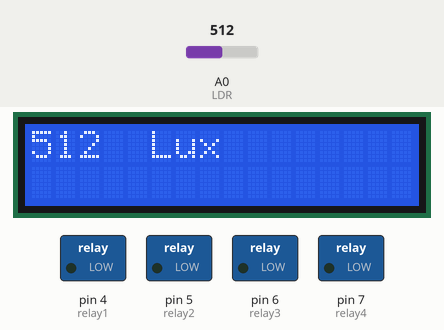
A sketch run on a simulated Arduino Uno, built with avr-gcc and run on an emulated ATmega328P. Shown: 16×2 character LCD, switched loads named in the sketch (green lamp = pin HIGH). The test bench sets the inputs (shaded band); at power-on: A0 (LDR) = 512. What the sketch prints to the serial monitor is not drawn.

Above: at 6.2 s.
6.3 s: A0 (LDR) set to 425
At 7.0 s:
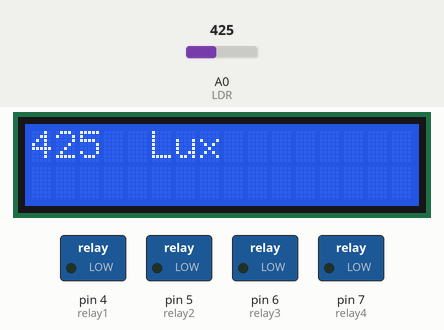
9.3 s: A0 (LDR) set to 404
At 10.6 s:
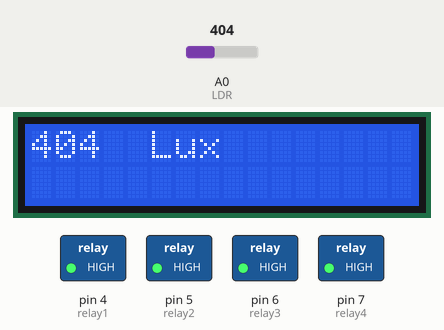
12.2 s: A0 (LDR) set to 306
At 13.1 s:
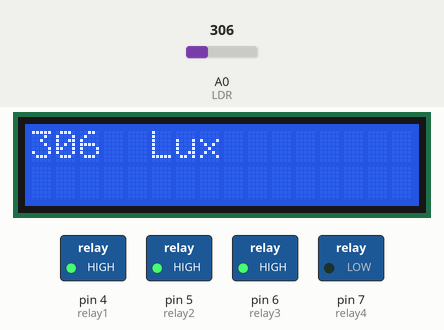
14.7 s: A0 (LDR) set to 290
At 15.7 s:
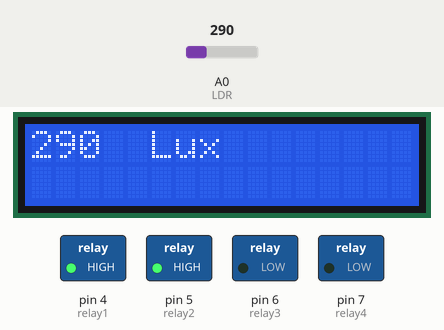
17.3 s: A0 (LDR) set to 190
At 18.2 s:
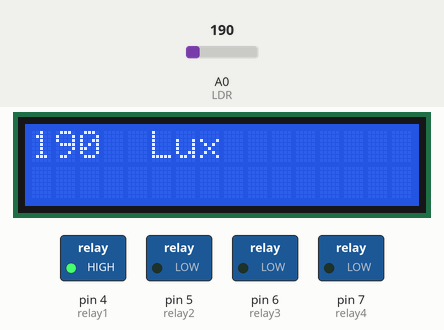
Timing chart, 0 to 20.3 s (numbered marks = the images above; inputs shaded):
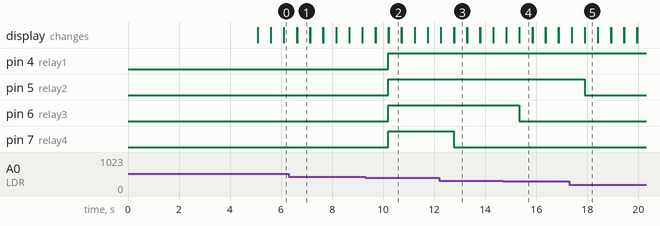

Measured:
- the behaviour switches between 411 and 410 on A0 (LDR) (found by bisection; images 1 and 2)
- after the input at 6.3 s, the display: first differs from a run without the input after 0.33 s (image 1)
- after the input at 9.3 s, pin 4 (relay1), pin 5 (relay2), pin 6 (relay3), pin 7 (relay4): LOW → HIGH after 0.90 s; the display: first differs from a run without the input after 0.40 s (image 2)
- after the input at 12.2 s, pin 7 (relay4): HIGH → LOW after 0.57 s; the display: first differs from a run without the input after 0.06 s (image 3)
- after the input at 14.7 s, pin 6 (relay3): HIGH → LOW after 0.63 s; the display: first differs from a run without the input after 0.13 s (image 4)
- after the input at 17.3 s, pin 5 (relay2): HIGH → LOW after 0.59 s; the display: first differs from a run without the input after 0.09 s (image 5)
- what the display in image 1 shows lasts 0.5 s, from 6.6 s to 7.1 s

The sketch:

julianto.ino
```cpp
#include <LiquidCrystal_I2C.h>
LiquidCrystal_I2C lcd(0x27, 16, 2);
const int LDR = A0;
int input_val = 0;
const int relay1 = 4;
const int relay2 = 5;
const int relay3 = 6;
const int relay4 = 7;
void setup() {
 lcd.begin();
   lcd.setCursor(0,0);
  lcd.print("Loading ... ");
  delay(5000);
lcd.clear();
pinMode(relay1,OUTPUT);
pinMode(relay2,OUTPUT);
pinMode(relay3,OUTPUT);
pinMode(relay4,OUTPUT);
Serial.begin(9600);

}

void loop() {

  input_val = analogRead(LDR);
    lcd.setCursor(0,1);
  Serial.println(input_val);

  lcd.setCursor(0,0);
  lcd.print(input_val);
  lcd.print("  Lux");
   delay(500);

if(input_val<100){
    Serial.println("Kondisi 5");

     digitalWrite(relay1, LOW);
digitalWrite(relay2, LOW);
digitalWrite(relay3, LOW);
digitalWrite(relay4, LOW);

  }

 else if(input_val>410){
    Serial.println("Kondisi 1");

     digitalWrite(relay1, LOW);
digitalWrite(relay2, LOW);
digitalWrite(relay3, LOW);
digitalWrite(relay4, LOW);

  }
 else if(input_val>400){
    Serial.println("Kondisi 1");

     digitalWrite(relay1, HIGH);
digitalWrite(relay2, HIGH);
digitalWrite(relay3, HIGH);
digitalWrite(relay4, HIGH);

  }
 else if(input_val>300){
    Serial.println("Kondisi 2");

     digitalWrite(relay1, HIGH);
digitalWrite(relay2, HIGH);
digitalWrite(relay3, HIGH);
digitalWrite(relay4, LOW);

  }
else if(input_val>200){
    Serial.println("Kondisi 3");

     digitalWrite(relay1, HIGH);
digitalWrite(relay2, HIGH);
digitalWrite(relay3, LOW);
digitalWrite(relay4, LOW);

  }
  else if(input_val>100){
    Serial.println("Kondisi 4");

     digitalWrite(relay1, HIGH);
digitalWrite(relay2, LOW);
digitalWrite(relay3, LOW);
digitalWrite(relay4, LOW);

  }
  lcd.clear();
}
```
